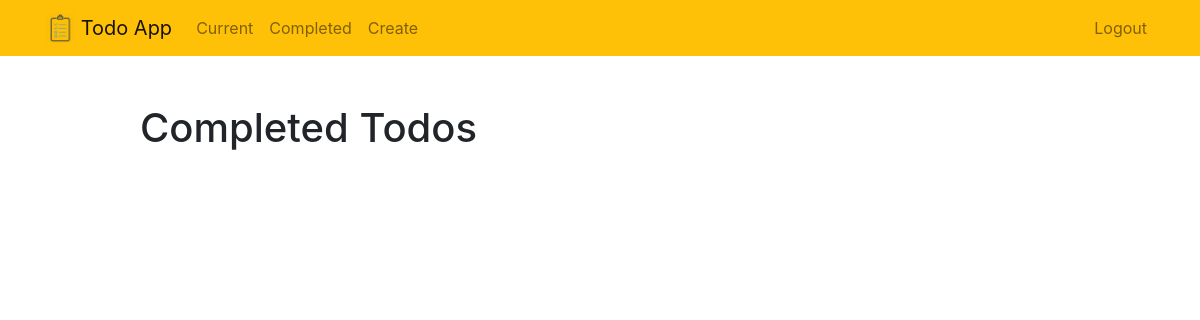
/completed/ (signed in), run on an earlier commit of the app's database.
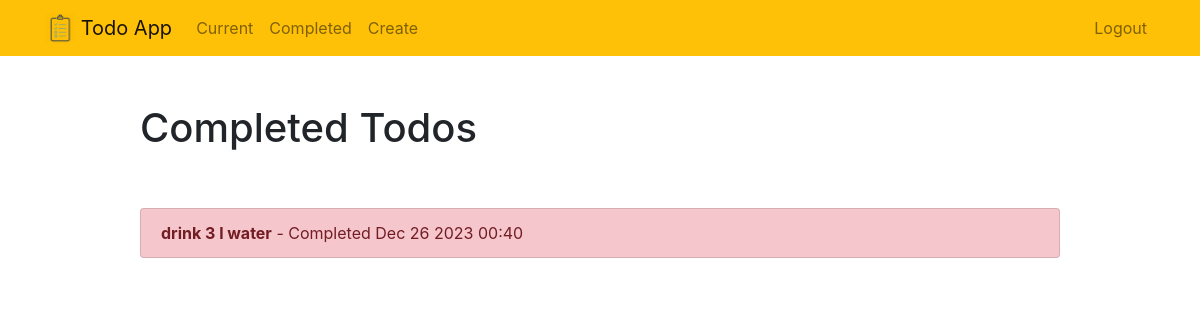
And on a later commit of the database.
### todoapp/models.py (models this page shows, shortened)
class Todo(models.Model):
    title = models.CharField(max_length=100)
    memo = models.TextField(blank=True)
    created = models.DateTimeField(auto_now_add=True)
    datecompleted = models.DateTimeField(null=True, blank=True)
    important = models.BooleanField(default=False)
    user = models.ForeignKey(User, on_delete=models.CASCADE)

### todoapp/views.py (the view)
# urls.py: path('completed/', views.completedtodos, name='completedtodos'),
@login_required
def completedtodos(request):
    todos = Todo.objects.filter(user=request.user, datecompleted__isnull=False).order_by('-datecompleted')
    return render(request, 'todoapp/completedtodos.html', {'todos':todos})

### todoapp/templates/todoapp/completedtodos.html
{% extends "todoapp/base.html" %}
{% block content %}
    <div class="row justify-content-center mt-5">
        <div class="col-md-10">
            <h1>Completed Todos</h1>
        </div>
    </div>
    <div class="row justify-content-center mt-5">
        <div class="col-md-10">
            <div class="list-group">
                {% for todo in todos %}
                    <a href="{% url 'viewtodo' todo.id %}" class="list-group-item list-group-item-action{% if todo.important %} list-group-item-danger{% endif %}"><b>{{ todo.title }}</b> - Completed {{ todo.datecompleted|date:'M j Y H:i' }}</a>
                {% endfor %}
            </div>
        </div>
    </div>
{% endblock %}

What changed in the data, as far as the page shows it:
added Todo: title "drink 3 l water", datecompleted "Dec 26 2023 00:40"
